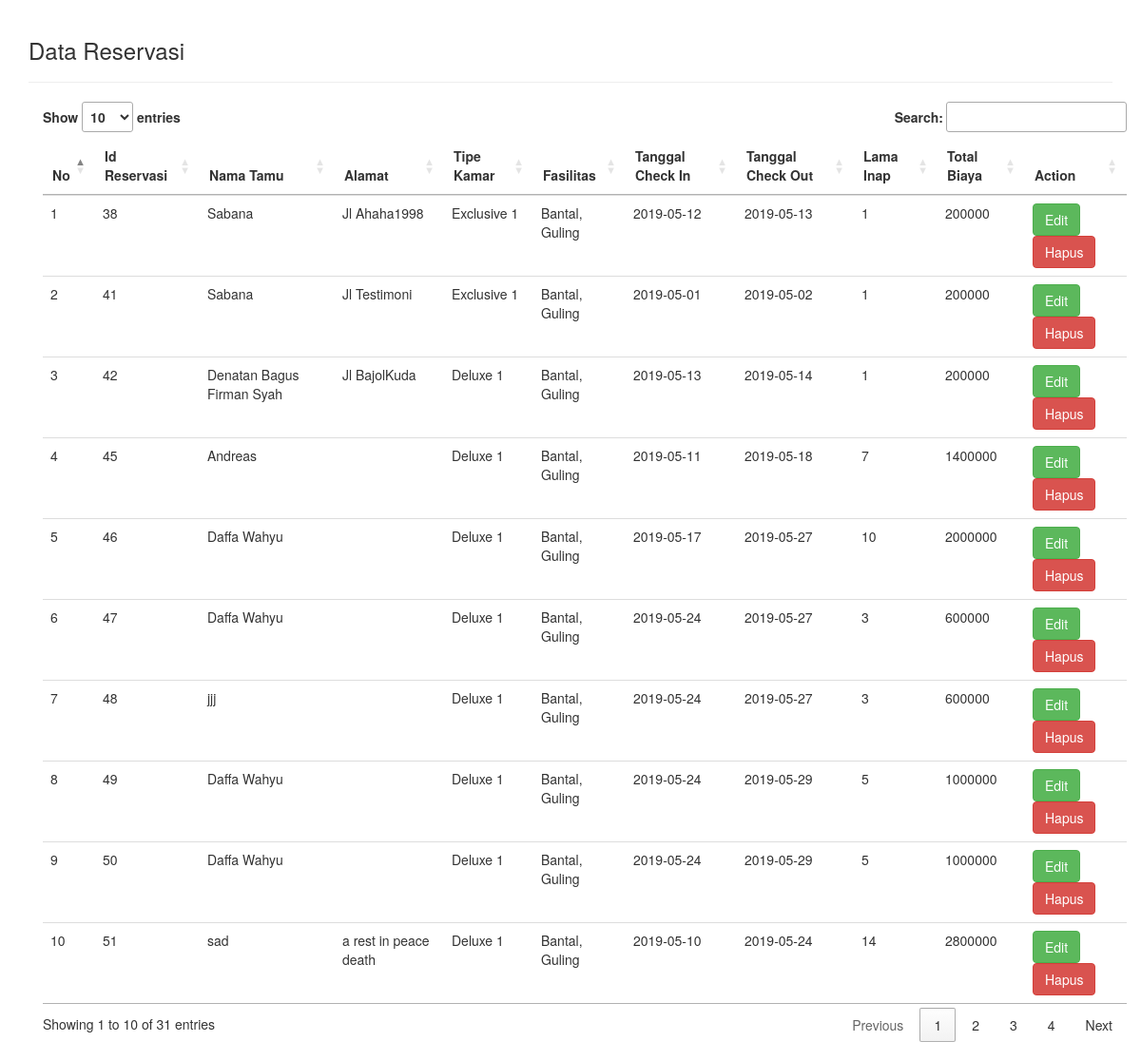
The page /admin/showReservasi.php on the database its author committed.
### tables this page shows
CREATE TABLE `tb_reservasi` (
  `id_reservasi` int(25) NOT NULL,
  `nama_tamu` varchar(25) NOT NULL,
  `kode_kamar` varchar(25) NOT NULL,
  `id_fasilitas` varchar(25) NOT NULL,
  `tanggal_check_in` date NOT NULL,
  `tanggal_check_out` date NOT NULL,
  `lama_inap` int(25) NOT NULL,
  `total_biaya` int(25) NOT NULL,
  `flag` int(1) NOT NULL DEFAULT 1,
  `alamat` varchar(50) NOT NULL
);

CREATE TABLE `tb_kamar` (
  `kode_kamar` varchar(25) NOT NULL,
  `nama_kamar` varchar(25) NOT NULL,
  `kelas` varchar(25) NOT NULL,
  `gambar` varchar(25) NOT NULL,
  `tarif` int(25) NOT NULL,
  `status` varchar(25) NOT NULL,
  `flag` int(1) NOT NULL DEFAULT 1
);

CREATE TABLE `tb_fasilitas` (
  `id_fasilitas` varchar(25) NOT NULL,
  `tipe_fasilitas` varchar(25) NOT NULL,
  `fasilitas` varchar(25) NOT NULL,
  `status` varchar(25) NOT NULL,
  `flag` int(1) NOT NULL DEFAULT 1
);

### admin/showReservasi.php (the view, shortened to what this page needs)
<!DOCTYPE html>
<html lang="en">
<head>
<link rel="stylesheet" type="text/css" href="//cdn.datatables.net/1.10.11/css/jquery.dataTables.min.css">
<link rel="stylesheet" href="https://maxcdn.bootstrapcdn.com/bootstrap/3.3.7/css/bootstrap.min.css">
</head>
<body>
<?php
    include 'helper/connection.php';
?>
<div class="container" style="padding-top: 20px; padding-bottom: 20px;">
    <h3>Data Reservasi</h3>
<hr>
<div class="container">
<table class="table table-stripped table-hover datatab" align="center">
    <thead>
        <tr>
            <th>No</th>
            <th>Id Reservasi</th>
            <th>Nama Tamu</th>
            <th>Alamat</th>
            <th>Tipe Kamar</th>
            <th>Fasilitas</th>
            <th>Tanggal Check In</th>
            <th>Tanggal Check Out</th>
            <th>Lama Inap</th>
            <th>Total Biaya</th>
            <th>Action</th>
        </tr>
    </thead>
<tbody>
<?php
    $sql = "select id_reservasi, nama_tamu, nama_kamar, fasilitas, tanggal_check_in, tanggal_check_out, lama_inap, total_biaya, alamat
    from tb_kamar, tb_fasilitas, tb_reservasi
    where tb_kamar.kode_kamar = tb_reservasi.kode_kamar
    and tb_fasilitas.id_fasilitas = tb_reservasi.id_fasilitas and tb_reservasi.flag = 1";
    $query = mysqli_query($con, $sql);
    $no = 1;
    while ($data = mysqli_fetch_assoc($query)){
?>
<tr>
    <td><?php echo $no++; ?></td>
    <td><?php echo $data['id_reservasi']; ?></td>
    <td><?php echo $data['nama_tamu']; ?></td>
    <td><?php echo $data['alamat']; ?></td>
    <td><?php echo $data['nama_kamar']; ?></td>
    <td><?php echo $data['fasilitas']; ?></td>
    <td><?php echo $data['tanggal_check_in']; ?></td>
    <td><?php echo $data['tanggal_check_out']; ?></td>
    <td><?php echo $data['lama_inap']; ?></td>
    <td><?php echo $data['total_biaya']; ?></td>
    <td>
    <a href="#" type="button" class="btn btn-success btn-md" data-toggle="modal" data-target="#myModal<?php echo $data['id_reservasi']; ?>">Edit</a>
    <?php
        $id_reservasi = $data["id_reservasi"];
        echo "<a href='proses/deleteReservasi.php?id=$id_reservasi' class='btn btn-danger'>Hapus</a>";
    ?>
    </td>
</tr>
<?php
    }
?>
</tbody>
</table>
</div>
</div>
</body>
</html>

### rows shown on the page
tb_reservasi: id_reservasi "38", nama_tamu "Sabana", alamat "Jl Ahaha1998", kode_kamar.nama_kamar "Exclusive 1", id_fasilitas.fasilitas "Bantal, Guling", tanggal_check_in "2019-05-12", tanggal_check_out "2019-05-13", lama_inap "1", total_biaya "200000"
tb_reservasi: id_reservasi "41", nama_tamu "Sabana", alamat "Jl Testimoni", kode_kamar.nama_kamar "Exclusive 1", id_fasilitas.fasilitas "Bantal, Guling", tanggal_check_in "2019-05-01", tanggal_check_out "2019-05-02", lama_inap "1", total_biaya "200000"
tb_reservasi: id_reservasi "42", nama_tamu "Denatan Bagus Firman Syah", alamat "Jl BajolKuda", kode_kamar.nama_kamar "Deluxe 1", id_fasilitas.fasilitas "Bantal, Guling", tanggal_check_in "2019-05-13", tanggal_check_out "2019-05-14", lama_inap "1", total_biaya "200000"
tb_reservasi: id_reservasi "45", nama_tamu "Andreas", kode_kamar.nama_kamar "Deluxe 1", id_fasilitas.fasilitas "Bantal, Guling", tanggal_check_in "2019-05-11", tanggal_check_out "2019-05-18", lama_inap "7", total_biaya "1400000"
tb_reservasi: id_reservasi "46", nama_tamu "Daffa Wahyu", kode_kamar.nama_kamar "Deluxe 1", id_fasilitas.fasilitas "Bantal, Guling", tanggal_check_in "2019-05-17", tanggal_check_out "2019-05-27", lama_inap "10", total_biaya "2000000"
tb_reservasi: id_reservasi "47", nama_tamu "Daffa Wahyu", kode_kamar.nama_kamar "Deluxe 1", id_fasilitas.fasilitas "Bantal, Guling", tanggal_check_in "2019-05-24", tanggal_check_out "2019-05-27", lama_inap "3", total_biaya "600000"
tb_reservasi: id_reservasi "48", nama_tamu "jjj", kode_kamar.nama_kamar "Deluxe 1", id_fasilitas.fasilitas "Bantal, Guling", tanggal_check_in "2019-05-24", tanggal_check_out "2019-05-27", lama_inap "3", total_biaya "600000"
tb_reservasi: id_reservasi "49", nama_tamu "Daffa Wahyu", kode_kamar.nama_kamar "Deluxe 1", id_fasilitas.fasilitas "Bantal, Guling", tanggal_check_in "2019-05-24", tanggal_check_out "2019-05-29", lama_inap "5", total_biaya "1000000"
tb_reservasi: id_reservasi "50", nama_tamu "Daffa Wahyu", kode_kamar.nama_kamar "Deluxe 1", id_fasilitas.fasilitas "Bantal, Guling", tanggal_check_in "2019-05-24", tanggal_check_out "2019-05-29", lama_inap "5", total_biaya "1000000"
tb_reservasi: id_reservasi "51", nama_tamu "sad", alamat "a rest in peace death", kode_kamar.nama_kamar "Deluxe 1", id_fasilitas.fasilitas "Bantal, Guling", tanggal_check_in "2019-05-10", tanggal_check_out "2019-05-24", lama_inap "14", total_biaya "2800000"
